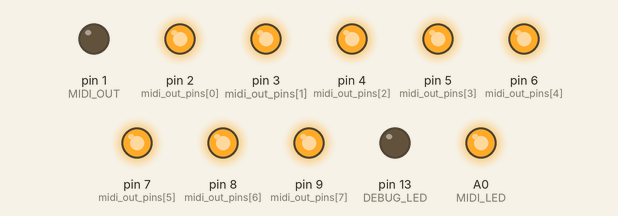
Recording of a sketch running on a simulated Arduino Uno, built with avr-gcc and run on an emulated ATmega328P. Shown: output pins drawn as LEDs (lit = HIGH). MIDI output is not drawn; EEPROM starts erased.

Above: at 0.1 s.
At 0.7 s:
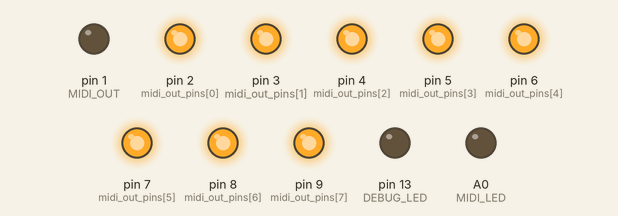
Timing chart, 0 to 2.3 s (numbered marks = the images above):
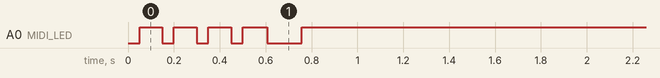

The sketch:

midi1to8-firmware.ino
```cpp
/*
 * MIDI 1-to-8 Router with SysEx Configuration
 *
 * Routes MIDI messages from 1 input to 8 outputs based on channel matrix
 * Configuration via SysEx messages
 * 8 presets (configurations) selectable via Program Change on channel 16
 *
 * Requires the Arduino MIDI Library:
 * https://github.com/FortySevenEffects/arduino_midi_library
 */

// CRITICAL: Define buffer size BEFORE including MIDI.h
// Our SysEx messages are 25 bytes, so we need at least 32 bytes buffer
#define MIDI_SYSEX_ARRAY_SIZE 64

#include "sysex_handling.h"
#include <MIDI.h>
#include <EEPROM.h>

// ============================================================================
// Pin Definitions
// ============================================================================
#define MIDI_LED A0
#define MIDI_IN 0
#define MIDI_OUT 1
#define DEBUG_LED 13

#define NBR_MIDI_OUTS 8

byte midi_out_pins[NBR_MIDI_OUTS] = {
  2, 3, 4, 5, 6, 7, 8, 9  // Outputs 1-6 on PORTD, 7-8 on PORTB
};

// ============================================================================
// Port Manipulation Masks (for fast GPIO)
// ============================================================================
#define MIDI_OUT_MASK_D 0b11111100  // bits 2-7 of PORTD (outputs 1-6)
#define MIDI_OUT_MASK_B 0b00000011  // bits 0-1 of PORTB (outputs 7-8)

// Output 8 is dedicated to SysEx responses (module -> PC communication)
#define SYSEX_OUTPUT_MASK 0x80  // Output 8 only

// ============================================================================
// MIDI Configuration
// ============================================================================
#define MIDI_CHANNEL MIDI_CHANNEL_OMNI
#define PRESET_CHANGE_CHANNEL 16  // Channel 16 for preset switching
MIDI_CREATE_DEFAULT_INSTANCE();

// ============================================================================
// Multi-Preset Support
// ============================================================================
#define NBR_PRESETS 8
#define MATRIX_SIZE 17

// Current preset and matrix
byte current_preset = 0;
byte matrix[MATRIX_SIZE];

// ============================================================================
// EEPROM Configuration
// ============================================================================
// Memory layout:
// Address 0-135:   Preset 0-7 matrices (17 bytes each)
// Address 136:     Current preset number
// Address 137:     Magic number (0xA5)

#define EEPROM_PRESETS_START 0
#define EEPROM_CURRENT_PRESET 136
#define EEPROM_MAGIC_ADDR 137
#define EEPROM_MAGIC 0xA5

// ============================================================================
// LED Blink Management
// ============================================================================
bool MIDI_LED_needs_refresh;
uint8_t MIDI_blink_counter;
#define MIDI_LED_BLINK_TIME 20

// ============================================================================
// 1kHz Timer for LED blinking
// ============================================================================
volatile uint8_t control_clock_tick;

ISR(TIMER0_COMPA_vect) {
  ++control_clock_tick;
}

void tick() {
  if (MIDI_blink_counter) {
    --MIDI_blink_counter;
  } else {
    MIDI_LED_needs_refresh = true;
  }
}

void blink_MIDI_LED(void) {
  MIDI_blink_counter = MIDI_LED_BLINK_TIME;
  MIDI_LED_needs_refresh = true;
}

void render_MIDI_LED() {
  digitalWrite(MIDI_LED, MIDI_blink_counter > 0 ? LOW : HIGH);
}

// ============================================================================
// Preset Indicator (blink LED to show preset number)
// ============================================================================
void indicate_preset(byte preset_num) {
  // Blink LED (preset_num + 1) times to show which preset is active
  // Preset 0 = 1 blink, Preset 7 = 8 blinks
  for (byte i = 0; i < preset_num + 1; i++) {
    digitalWrite(MIDI_LED, LOW);   // LED ON
    delay(150);
    digitalWrite(MIDI_LED, HIGH);  // LED OFF
    delay(150);
  }
}

// ============================================================================
// Fast Output Control using Port Manipulation
// ============================================================================
inline void setMidiOutputs(uint8_t mask) {
  // mask: bit 0 = output 1, bit 7 = output 8
  // Invert because logic gates activate on LOW
  mask = ~mask;

  // Outputs 1-6 on PORTD (bits 2-7)
  PORTD = (PORTD & ~MIDI_OUT_MASK_D) | ((mask & 0b00111111) << 2);

  // Outputs 7-8 on PORTB (bits 0-1)
  PORTB = (PORTB & ~MIDI_OUT_MASK_B) | ((mask >> 6) & 0b00000011);
}

// ============================================================================
// EEPROM Functions
// ============================================================================

void save_preset_to_EEPROM(byte preset_num, byte* preset_matrix) {
  // Calculate start address for this preset
  int start_addr = EEPROM_PRESETS_START + (preset_num * MATRIX_SIZE);

  // Save matrix data
  for (unsigned int i = 0; i < MATRIX_SIZE; i++) {
    EEPROM.update(start_addr + i, preset_matrix[i]);
  }
}

void read_preset_from_EEPROM(byte preset_num, byte* preset_matrix) {
  // Calculate start address for this preset
  int start_addr = EEPROM_PRESETS_START + (preset_num * MATRIX_SIZE);

  // Read matrix data
  for (unsigned int i = 0; i < MATRIX_SIZE; i++) {
    preset_matrix[i] = EEPROM.read(start_addr + i);
  }
}

void save_current_preset_number() {
  EEPROM.update(EEPROM_CURRENT_PRESET, current_preset);
}

byte read_current_preset_number() {
  byte preset = EEPROM.read(EEPROM_CURRENT_PRESET);
  // Validate preset number
  if (preset >= NBR_PRESETS) {
    preset = 0;
  }
  return preset;
}

void initialize_EEPROM_if_needed() {
  // Check if EEPROM contains valid data
  if (EEPROM.read(EEPROM_MAGIC_ADDR) != EEPROM_MAGIC) {
    // First time initialization: set all presets to full routing
    byte default_matrix[MATRIX_SIZE];
    for (unsigned int i = 0; i < MATRIX_SIZE; i++) {
      default_matrix[i] = 0xFF;  // All outputs active
    }

    // Save default preset to all slots
    for (byte preset = 0; preset < NBR_PRESETS; preset++) {
      save_preset_to_EEPROM(preset, default_matrix);
    }

    // Set current preset to 0
    EEPROM.update(EEPROM_CURRENT_PRESET, 0);

    // Write magic number
    EEPROM.update(EEPROM_MAGIC_ADDR, EEPROM_MAGIC);
  }
}

void load_current_preset() {
  read_preset_from_EEPROM(current_preset, matrix);
}

void switch_preset(byte new_preset) {
  if (new_preset >= NBR_PRESETS) {
    return;  // Invalid preset number
  }

  current_preset = new_preset;
  load_current_preset();
  save_current_preset_number();

  // Visual feedback: blink LED to show preset number
  indicate_preset(current_preset);
}

// ============================================================================
// MIDI Message Routing
// ============================================================================

void routeMidiMessage(midi::MidiType type, byte data1, byte data2, byte channel) {
  uint8_t outputMask = 0;

  // Determine which outputs should receive this message
  // Real-Time messages are in range 0xF8-0xFF (Clock=248 to SystemReset=255)
  if (type >= 248) {  // midi::Clock and above
    outputMask = matrix[16];
  } else if (channel >= 1 && channel <= 16) {
    // Channel messages (0x80-0xEF)
    outputMask = matrix[channel - 1];
  } else {
    // Other system messages: do not route
    return;
  }

  // If no outputs are active, don't send anything
  if (outputMask == 0) return;

  // Activate concerned outputs
  setMidiOutputs(outputMask);

  // Send MIDI message using the MIDI library (properly formats the message)
  MIDI.send(type, data1, data2, channel);

  // Wait until transmit buffer is empty before disabling outputs
  Serial.flush();

  // Deactivate all outputs after sending
  setMidiOutputs(0x00);
}

// ============================================================================
// MIDI Callbacks
// ============================================================================

void handleNoteOn(byte channel, byte note, byte velocity) {
  routeMidiMessage(midi::NoteOn, note, velocity, channel);
}

void handleNoteOff(byte channel, byte note, byte velocity) {
  routeMidiMessage(midi::NoteOff, note, velocity, channel);
}

void handleAfterTouchPoly(byte channel, byte note, byte pressure) {
  routeMidiMessage(midi::AfterTouchPoly, note, pressure, channel);
}

void handleControlChange(byte channel, byte number, byte value) {
  routeMidiMessage(midi::ControlChange, number, value, channel);
}

void handleProgramChange(byte channel, byte number) {
  // Program Change on channel 16 switches internal routing preset
  if (channel == PRESET_CHANGE_CHANNEL && number < NBR_PRESETS) {
    switch_preset(number);
  }

  // Always forward Program Change to outputs
  routeMidiMessage(midi::ProgramChange, number, 0, channel);
}

void handleAfterTouchChannel(byte channel, byte pressure) {
  routeMidiMessage(midi::AfterTouchChannel, pressure, 0, channel);
}

void handlePitchBend(byte channel, int bend) {
  routeMidiMessage(midi::PitchBend, bend & 0x7F, (bend >> 7) & 0x7F, channel);
}

void handleClock() {
  routeMidiMessage(midi::Clock, 0, 0, 0);
}

void handleStart() {
  routeMidiMessage(midi::Start, 0, 0, 0);
}

void handleContinue() {
  routeMidiMessage(midi::Continue, 0, 0, 0);
}

void handleStop() {
  routeMidiMessage(midi::Stop, 0, 0, 0);
}

void handleActiveSensing() {
  routeMidiMessage(midi::ActiveSensing, 0, 0, 0);
}

void handleSystemReset() {
  routeMidiMessage(midi::SystemReset, 0, 0, 0);
}

// ============================================================================
// SysEx Message Handlers
// ============================================================================

void read_preset_from_device(byte preset_num) {
  // Read specified preset from EEPROM
  byte temp_matrix[MATRIX_SIZE];
  read_preset_from_EEPROM(preset_num, temp_matrix);

  // Build complete SysEx message WITH F0 and F7
  // Structure: F0 7D 18 00 02 [preset_num] [20 encoded bytes] F7
  byte sysex_message[27];  // F0 + 4 header + 1 preset + 20 data + F7

  sysex_message[0] = SYSEX_START;
  sysex_message[1] = MANUFACTURER;
  sysex_message[2] = MODEL;
  sysex_message[3] = MANAGER;
  sysex_message[4] = COMMAND_READ_PRESET;
  sysex_message[5] = preset_num;

  // Encode matrix to 7-bit (20 bytes) starting at index 6
  convert_to_7bit_message(temp_matrix, MATRIX_SIZE, &sysex_message[6]);

  sysex_message[26] = SYSEX_END;

  // Send via output 8 using MIDI library
  // inArrayContainsBoundaries = true because we included F0 and F7
  setMidiOutputs(SYSEX_OUTPUT_MASK);
  MIDI.sendSysEx(27, sysex_message, true);
  Serial.flush();
  setMidiOutputs(0x00);
}

void write_preset_to_device(const byte* data, unsigned int length, byte target_preset) {
  // Validate preset number
  if (target_preset >= NBR_PRESETS) {
    return;
  }

  // Validate data length (should be 20 bytes for 7-bit encoded 17 bytes)
  if (length != 20) {
    return;
  }

  // Decode and save the matrix
  byte temp_matrix[MATRIX_SIZE];
  convert_from_7bit_message(data, length, temp_matrix);

  // Save to EEPROM
  save_preset_to_EEPROM(target_preset, temp_matrix);

  // If writing to current preset, reload it
  if (target_preset == current_preset) {
    load_current_preset();
  }

  // Visual feedback - brief flash on DEBUG_LED (non-blocking)
  digitalWrite(DEBUG_LED, HIGH);
  delayMicroseconds(500);  // 500µs flash - very brief
  digitalWrite(DEBUG_LED, LOW);
}

void forward_sysex_to_all_outputs(const byte* data, unsigned int length) {
  // Forward incoming SysEx to all outputs (for chained modules)
  // Activate all outputs
  setMidiOutputs(0xFF);

  // Reconstruct and send the complete SysEx message
  Serial.write(SYSEX_START);
  for (unsigned int i = 0; i < length; i++) {
    Serial.write(data[i]);
  }
  Serial.write(SYSEX_END);

  // Wait until transmit buffer is empty before disabling outputs
  Serial.flush();

  // Deactivate outputs
  setMidiOutputs(0x00);
}

void handleSysEx(byte* data, unsigned int length) {
  // SysEx data includes F0 at start (and F7 at end in length)
  // So: data[0] = F0, data[1] = MANUFACTURER, data[2] = MODEL, etc.

  // Validate minimum length (F0 + 4 header bytes = 5 minimum)
  if (length < 5) {
    return;
  }

  // Check manufacturer (at index 1, after F0)
  if (data[1] != MANUFACTURER) {
    return;
  }

  // Check model (at index 2)
  if (data[2] != MODEL) {
    return;
  }

  // Check device_id (at index 3)
  byte device_id = data[3];
  bool is_for_us = (device_id == DEVICE || device_id == MANAGER || device_id == 0x7F);

  // Only forward messages that are NOT for us
  if (!is_for_us) {
    // For forwarding, skip first byte (F0) and last byte (F7)
    forward_sysex_to_all_outputs(&data[1], length - 2);
    return;
  }

  // Message is for us, process it
  byte command = data[4];  // Command is at index 4 (after F0, MANUF, MODEL, DEVICE)

  switch (command) {
    case COMMAND_PING_DEVICE:
      // Respond to ping with current preset configuration
      read_preset_from_device(current_preset);
      break;

    case COMMAND_READ_PRESET:
      // Read specific preset
      // Data: [F0][7D][18][01][02][preset_num]...
      // So preset_num is at index 5
      if (length >= 6) {
        byte preset_num = data[5];
        if (preset_num < NBR_PRESETS) {
          read_preset_from_device(preset_num);
        }
      }
      break;

    case COMMAND_WRITE_PRESET:
      // Write specific preset
      // Data: [F0][7D][18][01][03][preset_num][20 bytes packed data][F7]
      // So preset_num at index 5, packed data starts at index 6
      // Total length should be: 1(F0) + 4(header) + 1(preset) + 20(data) + 1(F7) = 27
      if (length >= 27) {
        byte target_preset = data[5];
        write_preset_to_device(&data[6], 20, target_preset);
      }
      break;

    case COMMAND_SWITCH_PRESET:
      // Switch active preset (same as Program Change on channel 16)
      if (length >= 6) {
        byte new_preset = data[5];
        switch_preset(new_preset);
      }
      break;

    default:
      break;
  }
}

// ============================================================================
// Setup
// ============================================================================

void setup() {
  // Configure pins
  pinMode(MIDI_IN, INPUT);
  pinMode(MIDI_LED, OUTPUT);
  pinMode(MIDI_OUT, OUTPUT);
  pinMode(DEBUG_LED, OUTPUT);

  // MIDI outputs
  for (byte i = 0; i < NBR_MIDI_OUTS; i++) {
    pinMode(midi_out_pins[i], OUTPUT);
    digitalWrite(midi_out_pins[i], HIGH);  // Deactivate (HIGH = gate closed)
  }

  // Startup LED animation
  for (uint8_t i = 0; i < 4; i++) {
    digitalWrite(MIDI_LED, LOW);
    delay(50);
    digitalWrite(MIDI_LED, HIGH);
    delay(100);
  }

  // Configure 1kHz timer for LED blinking
  TCCR0A |= (1 << WGM01);
  TCCR0B |= (1 << CS01) | (1 << CS00);
  OCR0A = 124;
  TIMSK0 |= (1 << OCIE0A);
  sei();

  // Initialize EEPROM if needed (first boot)
  initialize_EEPROM_if_needed();

  // Load current preset number from EEPROM
  current_preset = read_current_preset_number();

  // Load the current preset's matrix
  load_current_preset();

  // Show which preset is loaded
  indicate_preset(current_preset);

  // Configure MIDI
  MIDI.turnThruOff();  // Disable automatic THRU - we handle routing manually

  // Register callbacks
  MIDI.setHandleNoteOn(handleNoteOn);
  MIDI.setHandleNoteOff(handleNoteOff);
  MIDI.setHandleAfterTouchPoly(handleAfterTouchPoly);
  MIDI.setHandleControlChange(handleControlChange);
  MIDI.setHandleProgramChange(handleProgramChange);
  MIDI.setHandleAfterTouchChannel(handleAfterTouchChannel);
  MIDI.setHandlePitchBend(handlePitchBend);
  MIDI.setHandleClock(handleClock);
  MIDI.setHandleStart(handleStart);
  MIDI.setHandleContinue(handleContinue);
  MIDI.setHandleStop(handleStop);
  MIDI.setHandleActiveSensing(handleActiveSensing);
  MIDI.setHandleSystemReset(handleSystemReset);
  MIDI.setHandleSystemExclusive(handleSysEx);

  MIDI.begin(MIDI_CHANNEL);
}

// ============================================================================
// Main Loop
// ============================================================================

void loop() {
  // Read incoming MIDI messages
  if (MIDI.read()) {
    blink_MIDI_LED();
  }

  // Update MIDI LED
  if (MIDI_LED_needs_refresh) {
    render_MIDI_LED();
    MIDI_LED_needs_refresh = false;
  }

  // Timer management
  if (control_clock_tick) {
    --control_clock_tick;
    tick();
  }
}
```

Source omitted: sysex_handling.h (5728 bytes)
